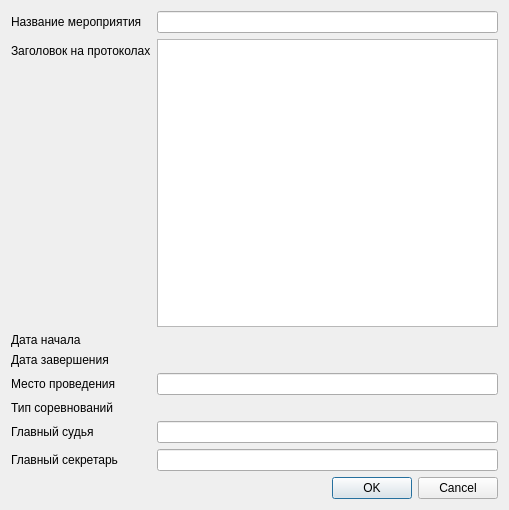
<?xml version="1.0" encoding="UTF-8"?>
<ui version="4.0">
 <class>FormInfo</class>
 <widget class="QDialog" name="FormInfo">
  <property name="geometry">
   <rect>
    <x>0</x>
    <y>0</y>
    <width>509</width>
    <height>510</height>
   </rect>
  </property>
  <property name="windowTitle">
   <string>Параметры соренования</string>
  </property>
  <layout class="QVBoxLayout" name="verticalLayout">
   <item>
    <layout class="QFormLayout" name="formLayout">
     <item row="0" column="0">
      <widget class="QLabel" name="label">
       <property name="text">
        <string>Название мероприятия</string>
       </property>
      </widget>
     </item>
     <item row="1" column="0">
      <widget class="QLabel" name="label_2">
       <property name="text">
        <string>Заголовок на протоколах</string>
       </property>
      </widget>
     </item>
     <item row="0" column="1">
      <widget class="QLineEdit" name="ed_title"/>
     </item>
     <item row="1" column="1">
      <widget class="QPlainTextEdit" name="pl_description"/>
     </item>
     <item row="2" column="0">
      <widget class="QLabel" name="label_3">
       <property name="text">
        <string>Дата начала</string>
       </property>
      </widget>
     </item>
     <item row="7" column="0">
      <widget class="QLabel" name="label_4">
       <property name="text">
        <string>Главный секретарь</string>
       </property>
      </widget>
     </item>
     <item row="6" column="0">
      <widget class="QLabel" name="label_5">
       <property name="text">
        <string>Главный судья</string>
       </property>
      </widget>
     </item>
     <item row="4" column="0">
      <widget class="QLabel" name="label_6">
       <property name="text">
        <string>Место проведения</string>
       </property>
      </widget>
     </item>
     <item row="5" column="0">
      <widget class="QLabel" name="label_7">
       <property name="text">
        <string>Тип соревнований</string>
       </property>
      </widget>
     </item>
     <item row="3" column="0">
      <widget class="QLabel" name="label_8">
       <property name="text">
        <string>Дата завершения</string>
       </property>
      </widget>
     </item>
     <item row="4" column="1">
      <widget class="QLineEdit" name="ed_location"/>
     </item>
     <item row="6" column="1">
      <widget class="QLineEdit" name="ed_chif"/>
     </item>
     <item row="7" column="1">
      <widget class="QLineEdit" name="ed_secretar"/>
     </item>
    </layout>
   </item>
   <item>
    <widget class="QDialogButtonBox" name="buttonBox">
     <property name="orientation">
      <enum>Qt::Horizontal</enum>
     </property>
     <property name="standardButtons">
      <set>QDialogButtonBox::Cancel|QDialogButtonBox::Ok</set>
     </property>
    </widget>
   </item>
  </layout>
 </widget>
 <resources/>
 <connections>
  <connection>
   <sender>buttonBox</sender>
   <signal>accepted()</signal>
   <receiver>FormInfo</receiver>
   <slot>accept()</slot>
   <hints>
    <hint type="sourcelabel">
     <x>248</x>
     <y>254</y>
    </hint>
    <hint type="destinationlabel">
     <x>157</x>
     <y>274</y>
    </hint>
   </hints>
  </connection>
  <connection>
   <sender>buttonBox</sender>
   <signal>rejected()</signal>
   <receiver>FormInfo</receiver>
   <slot>reject()</slot>
   <hints>
    <hint type="sourcelabel">
     <x>316</x>
     <y>260</y>
    </hint>
    <hint type="destinationlabel">
     <x>286</x>
     <y>274</y>
    </hint>
   </hints>
  </connection>
 </connections>
</ui>
